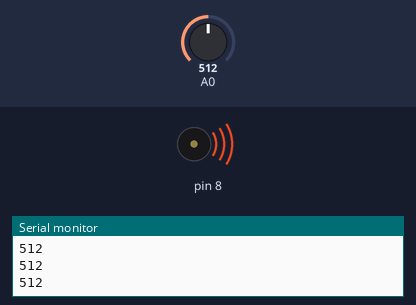
A sketch run on a simulated Arduino Uno, built with avr-gcc and run on an emulated ATmega328P. Shown: buzzer (waves = sounding), the last lines printed to the serial monitor. The inputs (shaded band) are chosen by the test bench; at power-on: A0 = 512.

Above: at 1.2 s.
1.3 s: A0 set to 489
At 1.6 s:
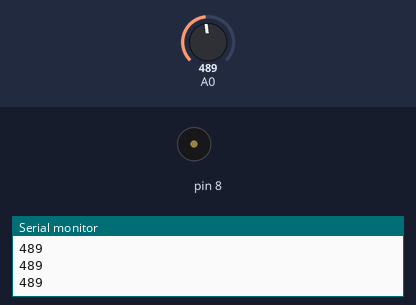
2.8 s: A0 set to 511
At 4.0 s:
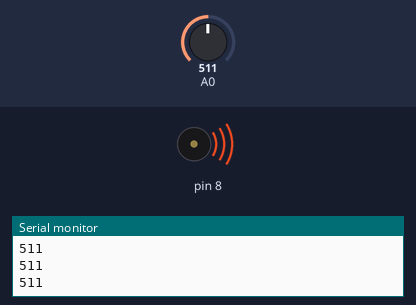
4.3 s: A0 set to 527
At 5.2 s:
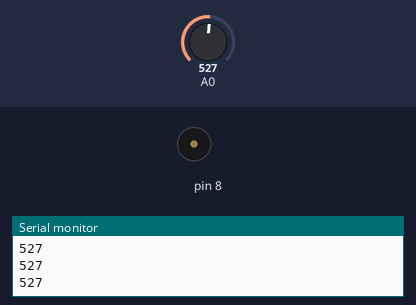
Timing chart, 0 to 7.3 s (numbered marks = the images above; inputs shaded):
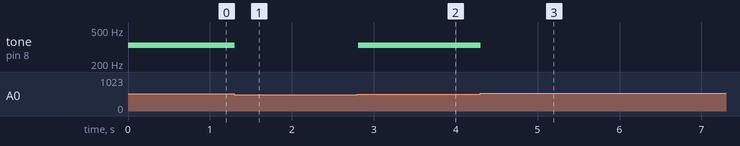

Measured:
- the behaviour switches between 502 and 501 on A0 (found by bisection; images 0 and 1)
- after the input at 1.3 s, tone on pin 8: 330 Hz → silent at once
- after the input at 2.8 s, tone on pin 8: silent → 330 Hz at once
- after the input at 4.3 s, tone on pin 8: 330 Hz → silent at once

The sketch:

project-07-keyboard-instrument.ino
```cpp
int notes[] = {262, 294, 330, 349};

void setup() {
  // put your setup code here, to run once:

  Serial.begin(9600);
}

void loop() {
  // put your main code here, to run repeatedly:
  int keyVal = analogRead(A0);
  Serial.println(keyVal);

  if(keyVal == 1023) tone(8, notes[0]);
  else if(keyVal >= 990 && keyVal <= 1010) tone(8, notes[1]);
  else if(keyVal >= 502 && keyVal <= 517) tone(8, notes[2]);
  else if(keyVal >= 6 && keyVal <= 16) tone(8, notes[3]);
  else noTone(8);
}
```
